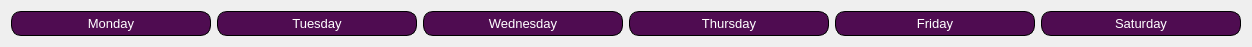
    <widget class="QWidget" name="layoutWidget">
     <property name="geometry">
      <rect>
       <x>2</x>
       <y>0</y>
       <width>1232</width>
       <height>27</height>
      </rect>
     </property>
     <layout class="QHBoxLayout" name="horizontalLayout">
      <item>
       <widget class="QPushButton" name="pushButtonMon">
        <property name="minimumSize">
         <size>
          <width>200</width>
          <height>25</height>
         </size>
        </property>
        <property name="styleSheet">
         <string notr="true">QPushButton {
font-family: &quot;Dosis&quot;;
background:	rgb(79, 12, 81);
font-size:10pt;
border: 1px solid black;
border-radius: 10px;
color:white;
}

QPushButton:hover {
font-family: &quot;Dosis&quot;, sans-serif;
border: 1px solid white;
background:	#511c66;
color:white;
font-size:11pt;
}</string>
        </property>
        <property name="text">
         <string>Monday</string>
        </property>
       </widget>
      </item>
      <item>
       <widget class="QPushButton" name="pushButtonTue">
        <property name="minimumSize">
         <size>
          <width>200</width>
          <height>25</height>
         </size>
        </property>
        <property name="styleSheet">
         <string notr="true">QPushButton {
font-family: &quot;Dosis&quot;;
background:	rgb(79, 12, 81);
font-size:10pt;
border: 1px solid black;
border-radius: 10px;
color:white;
}

QPushButton:hover {
font-family: &quot;Dosis&quot;, sans-serif;
border: 1px solid white;
background:	#511c66;
color:white;
font-size:11pt;
}</string>
        </property>
        <property name="text">
         <string>Tuesday</string>
        </property>
       </widget>
      </item>
      <item>
       <widget class="QPushButton" name="pushButtonWed">
        <property name="minimumSize">
         <size>
          <width>200</width>
          <height>25</height>
         </size>
        </property>
        <property name="styleSheet">
         <string notr="true">QPushButton {
font-family: &quot;Dosis&quot;;
background:	rgb(79, 12, 81);
font-size:10pt;
border: 1px solid black;
border-radius: 10px;
color:white;
}

QPushButton:hover {
font-family: &quot;Dosis&quot;, sans-serif;
border: 1px solid white;
background:	#511c66;
color:white;
font-size:11pt;
}</string>
        </property>
        <property name="text">
         <string>Wednesday</string>
        </property>
       </widget>
      </item>
      <item>
       <widget class="QPushButton" name="pushButtonThu">
        <property name="minimumSize">
         <size>
          <width>200</width>
          <height>25</height>
         </size>
        </property>
        <property name="styleSheet">
         <string notr="true">QPushButton {
font-family: &quot;Dosis&quot;;
background:	rgb(79, 12, 81);
font-size:10pt;
border: 1px solid black;
border-radius: 10px;
color:white;
}

QPushButton:hover {
font-family: &quot;Dosis&quot;, sans-serif;
border: 1px solid white;
background:	#511c66;
color:white;
font-size:11pt;
}</string>
        </property>
        <property name="text">
         <string>Thursday</string>
        </property>
       </widget>
      </item>
      <item>
       <widget class="QPushButton" name="pushButtonFri">
        <property name="minimumSize">
         <size>
          <width>200</width>
          <height>25</height>
         </size>
        </property>
        <property name="styleSheet">
         <string notr="true">QPushButton {
font-family: &quot;Dosis&quot;;
background:	rgb(79, 12, 81);
font-size:10pt;
border: 1px solid black;
border-radius: 10px;
color:white;
}

QPushButton:hover {
font-family: &quot;Dosis&quot;, sans-serif;
border: 1px solid white;
background:	#511c66;
color:white;
font-size:11pt;
}</string>
        </property>
        <property name="text">
         <string>Friday</string>
        </property>
       </widget>
      </item>
      <item>
       <widget class="QPushButton" name="pushButtonSat">
        <property name="minimumSize">
         <size>
          <width>200</width>
          <height>25</height>
         </size>
        </property>
        <property name="styleSheet">
         <string notr="true">QPushButton {
font-family: &quot;Dosis&quot;;
background:	rgb(79, 12, 81);
font-size:10pt;
border: 1px solid black;
border-radius: 10px;
color:white;
}

QPushButton:hover {
font-family: &quot;Dosis&quot;, sans-serif;
border: 1px solid white;
background:	#511c66;
color:white;
font-size:11pt;
}</string>
        </property>
        <property name="text">
         <string>Saturday</string>
        </property>
       </widget>
      </item>
     </layout>
    </widget>
